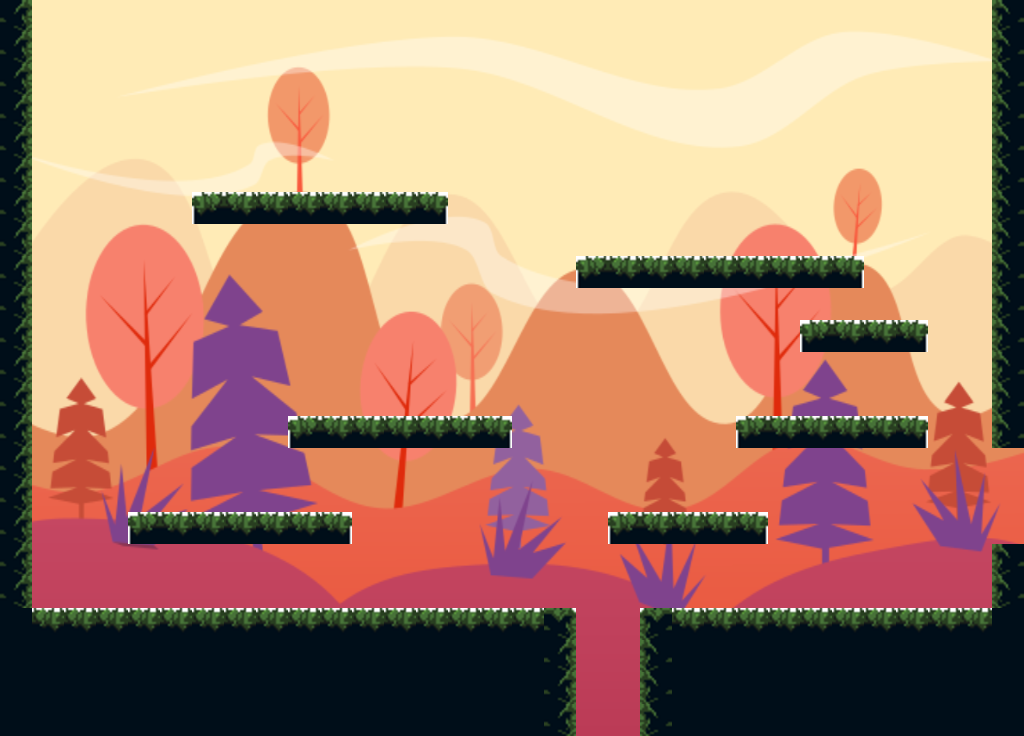

Tiled map render using the project's own tile images. Description and the map definition, with tile-layer contents summarised, below:
An orthogonal 32x23 tile map with 32x32 px tiles, 2 tile layers (background, world), 2 tilesets and 12 objects.

<map version="1.8" tiledversion="1.8.0" orientation="orthogonal" renderorder="right-down" width="32" height="23" tilewidth="32" tileheight="32" infinite="0" nextlayerid="6" nextobjectid="23">
 <tileset firstgid="1" name="background" tilewidth="1024" tileheight="736" tilecount="1" columns="1">
  <image source="../images/background.png" width="1024" height="736" />
 </tileset>
 <tileset firstgid="2" name="tiles" tilewidth="32" tileheight="32" tilecount="8" columns="0">
  <grid orientation="orthogonal" width="1" height="1" />
  <tile id="0">
   <properties>
    <property name="wall" type="bool" value="true" />
   </properties>
   <image width="32" height="32" source="../images/grass/grass_2.png" />
  </tile>
  <tile id="1">
   <properties>
    <property name="wall" type="bool" value="true" />
   </properties>
   <image width="32" height="32" source="../images/grass/grass_3.png" />
  </tile>
  <tile id="2">
   <properties>
    <property name="wall" type="bool" value="true" />
   </properties>
   <image width="32" height="32" source="../images/grass/left_corner_grass.png" />
  </tile>
  <tile id="3">
   <properties>
    <property name="wall" type="bool" value="true" />
   </properties>
   <image width="32" height="32" source="../images/grass/left_grass.png" />
  </tile>
  <tile id="4">
   <properties>
    <property name="wall" type="bool" value="true" />
   </properties>
   <image width="32" height="32" source="../images/grass/right_corner_grass.png" />
  </tile>
  <tile id="5">
   <properties>
    <property name="wall" type="bool" value="true" />
   </properties>
   <image width="32" height="32" source="../images/grass/right_grass.png" />
  </tile>
  <tile id="6">
   <properties>
    <property name="wall" type="bool" value="true" />
   </properties>
   <image width="32" height="32" source="../images/grass/dirt.png" />
  </tile>
  <tile id="7">
   <properties>
    <property name="wall" type="bool" value="true" />
   </properties>
   <image width="32" height="32" source="../images/grass/grass_1.png" />
  </tile>
 </tileset>
 <layer id="1" name="background" width="32" height="23">
  <data>[736 cells, 7 non-empty, 2 distinct tile ids]</data>
 </layer>
 <layer id="2" name="world" width="32" height="23">
  <data>[736 cells, 201 non-empty, 8 distinct tile ids]</data>
 </layer>
 <objectgroup id="4" name="collides">
  <object id="11" x="191.523" y="193.068">
   <polygon points="0,0 254.85,-1.54454 254.85,32.4354 3.08909,30.8909" />
  </object>
  <object id="12" x="579.204" y="256.394">
   <polygon points="0,0 284.196,-3.08909 284.196,27.8018 -1.54454,29.3463" />
  </object>
  <object id="13" x="796.985" y="319.721" width="132.831" height="35.5245" />
  <object id="14" x="287.285" y="413.938" width="225.503" height="37.0691" />
  <object id="15" x="735.203" y="412.393" width="189.979" height="33.98" />
  <object id="16" x="128.197" y="508.155" width="223.959" height="37.0691" />
  <object id="17" x="605.461" y="508.155" width="162.177" height="35.5245" />
  <object id="18" x="990.053" y="-1.54454" width="30.8909" height="447.918" />
  <object id="19" x="637.897" y="603.917" width="387.681" height="131.286" />
  <object id="20" x="993.142" y="540.591" width="27.8018" height="60.2372" />
  <object id="21" x="1.54454" y="-3.08909" width="30.8909" height="744.47" />
  <object id="22" x="35.5245" y="610.095" width="540.591" height="126.653" />
 </objectgroup>
</map>
